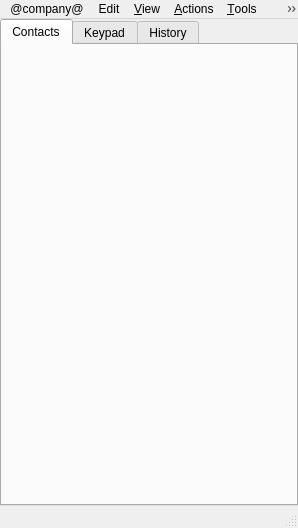
<?xml version="1.0" encoding="UTF-8"?>
<ui version="4.0">
 <class>WengoPhoneWindow</class>
 <widget class="QMainWindow" name="WengoPhoneWindow">
  <property name="geometry">
   <rect>
    <x>0</x>
    <y>0</y>
    <width>298</width>
    <height>528</height>
   </rect>
  </property>
  <property name="windowTitle">
   <string>@product@</string>
  </property>
  <widget class="QWidget" name="centralWidget">
   <property name="autoFillBackground">
    <bool>true</bool>
   </property>
   <layout class="QVBoxLayout">
    <property name="spacing">
     <number>0</number>
    </property>
    <property name="margin">
     <number>0</number>
    </property>
    <item>
     <widget class="QStackedWidget" name="stackedWidget">
      <widget class="QWidget" name="mainPage">
       <layout class="QGridLayout" name="gridLayout">
        <property name="margin">
         <number>0</number>
        </property>
        <property name="spacing">
         <number>0</number>
        </property>
        <item row="0" column="0">
         <widget class="QtProfileBar" name="profileBar"/>
        </item>
        <item row="1" column="0">
         <widget class="QFrame" name="frame">
          <property name="frameShape">
           <enum>QFrame::NoFrame</enum>
          </property>
          <property name="frameShadow">
           <enum>QFrame::Raised</enum>
          </property>
          <layout class="QGridLayout" name="_2">
           <property name="margin">
            <number>0</number>
           </property>
           <property name="spacing">
            <number>0</number>
           </property>
           <item row="1" column="0">
            <widget class="QTabWidget" name="tabWidget">
             <property name="autoFillBackground">
              <bool>false</bool>
             </property>
             <property name="currentIndex">
              <number>0</number>
             </property>
             <widget class="QWidget" name="tabContactList">
              <attribute name="title">
               <string>Contacts</string>
              </attribute>
             </widget>
             <widget class="QWidget" name="tabDialpad">
              <attribute name="title">
               <string>Keypad</string>
              </attribute>
             </widget>
             <widget class="QWidget" name="tabHistory">
              <attribute name="title">
               <string>History</string>
              </attribute>
             </widget>
            </widget>
           </item>
          </layout>
         </widget>
        </item>
        <item row="2" column="0">
         <widget class="QtCallBar" name="callBar" native="true">
          <property name="sizePolicy">
           <sizepolicy hsizetype="Expanding" vsizetype="Fixed">
            <horstretch>0</horstretch>
            <verstretch>0</verstretch>
           </sizepolicy>
          </property>
         </widget>
        </item>
       </layout>
      </widget>
     </widget>
    </item>
   </layout>
  </widget>
  <widget class="QMenuBar" name="menuBar">
   <property name="geometry">
    <rect>
     <x>0</x>
     <y>0</y>
     <width>298</width>
     <height>22</height>
    </rect>
   </property>
   <widget class="QMenu" name="menuHelp">
    <property name="title">
     <string>&amp;Help</string>
    </property>
    <addaction name="actionWengoFAQ"/>
    <addaction name="actionShowWengoForum"/>
    <addaction name="actionReportBug"/>
    <addaction name="actionSuggetsFeature"/>
    <addaction name="actionBillingQuestion"/>
     <addaction name="separator"/>
     <addaction name="actionCheckForUpdate"/>
    <addaction name="separator"/>
     <addaction name="actionShowAbout"/>
   </widget>
   <widget class="QMenu" name="menuContacts">
    <property name="title">
     <string>&amp;View</string>
    </property>
    <widget class="QMenu" name="menuSortContactsBy">
     <property name="title">
      <string>Sort Contacts By</string>
     </property>
     <addaction name="actionAlphabetically"/>
     <addaction name="actionPresence"/>
     <addaction name="actionRandom"/>
    </widget>
    <widget class="QMenu" name="menuGroupContactsBy">
     <property name="title">
      <string>Group Contacts By</string>
     </property>
     <addaction name="actionGroups"/>
     <addaction name="actionNetworks"/>
     <addaction name="actionNone"/>
    </widget>
    <addaction name="actionEditMyProfile"/>
    <addaction name="separator"/>
    <addaction name="menuSortContactsBy"/>
    <addaction name="menuGroupContactsBy"/>
    <addaction name="separator"/>
    <addaction name="actionShowOnlineContacts"/>
    <addaction name="actionShowProfileBar"/>
    <addaction name="actionShowCallBar"/>
    <addaction name="separator"/>
    <addaction name="actionShowAppearance"/>
   </widget>
   <widget class="QMenu" name="menuTools">
    <property name="title">
     <string>&amp;Tools</string>
    </property>
    <widget class="QMenu" name="menuClearHistory">
     <property name="title">
      <string>Clear &amp;History</string>
     </property>
     <addaction name="actionClearOutgoingCalls"/>
     <addaction name="actionClearIncomingCalls"/>
     <addaction name="actionClearMissedCalls"/>
     <addaction name="actionClearRejectedCalls"/>
     <addaction name="actionClearChatSessions"/>
     <addaction name="actionClearSms"/>
     <addaction name="separator"/>
     <addaction name="actionClearAll"/>
    </widget>
    <addaction name="actionShowSetupWizard"/>
    <addaction name="actionShowStore"/>
    <addaction name="separator"/>
    <addaction name="actionToggleVideo"/>
    <addaction name="separator"/>
    <addaction name="menuClearHistory"/>
    <addaction name="separator"/>
    <addaction name="actionShowConfig"/>
   </widget>
   <widget class="QMenu" name="menuWengo">
    <property name="title">
     <string>@company@</string>
    </property>
    <addaction name="actionCloseWindow"/>
    <addaction name="separator"/>
    <addaction name="actionLogOff"/>
    <addaction name="actionQuit"/>
   </widget>
   <widget class="QMenu" name="menuActions">
    <property name="title">
     <string>&amp;Actions</string>
    </property>
    <widget class="QMenu" name="menuAddNetwork">
     <property name="title">
      <string>Add Network</string>
     </property>
    </widget>
    <addaction name="actionAddContact"/>
    <addaction name="actionAddGroup"/>
    <addaction name="menuAddNetwork"/>
    <addaction name="actionManageNetworks"/>
    <addaction name="separator"/>
    <addaction name="actionPlaceCall"/>
    <addaction name="actionCreateConferenceCall"/>
    <addaction name="separator"/>
    <addaction name="actionSendInstantMessage"/>
    <addaction name="actionGroupChat"/>
    <addaction name="actionSendSms"/>
    <addaction name="actionSendGroupTextMessage"/>
    <addaction name="actionSendEmail"/>
    <addaction name="actionSendGroupEmail"/>
    <addaction name="actionSendFile"/>
    <addaction name="actionSendFax"/>
   </widget>
   <widget class="QMenu" name="menuEdit">
    <property name="title">
     <string>Edit</string>
    </property>
    <addaction name="actionCut"/>
    <addaction name="actionCopy"/>
    <addaction name="actionPaste"/>
    <addaction name="actionSelect_All"/>
   </widget>
   <widget class="QMenu" name="menuWindow">
    <property name="title">
     <string>Window</string>
    </property>
    <addaction name="actionMinimize"/>
    <addaction name="actionZoom"/>
    <addaction name="separator"/>
    <addaction name="actionContact_Manager"/>
    <addaction name="separator"/>
    <addaction name="actionVoxOx"/>
   </widget>
   <addaction name="menuWengo"/>
   <addaction name="menuEdit"/>
   <addaction name="menuContacts"/>
   <addaction name="menuActions"/>
   <addaction name="menuTools"/>
   <addaction name="menuWindow"/>
   <addaction name="menuHelp"/>
  </widget>
  <widget class="QStatusBar" name="statusBar"/>
  <action name="actionShowWengoAccount">
   <property name="enabled">
    <bool>false</bool>
   </property>
   <property name="text">
    <string>View My @company@ Account...</string>
   </property>
  </action>
  <action name="actionCloseWindow">
   <property name="text">
    <string notr="true">Close &amp;Window</string>
   </property>
   <property name="shortcut">
    <string>Ctrl+W</string>
   </property>
  </action>
  <action name="actionShowWengoForum">
   <property name="text">
    <string>Forum...</string>
   </property>
  </action>
   <action name="actionShowAbout">
     <property name="text">
       <string>&amp;About...</string>
     </property>
   </action>
   <action name="actionCheckForUpdate">
     <property name="text">
       <string>&amp;Check For Updates...</string>
     </property>
   </action>
   <action name="actionAddContact">
   <property name="text">
    <string>Add &amp;Contact...</string>
   </property>
   <property name="iconText">
    <string>Add</string>
   </property>
   <property name="toolTip">
    <string>Add Contact</string>
   </property>
  </action>
  <action name="actionShowConfig">
   <property name="text">
    <string>&amp;Settings</string>
   </property>
   <property name="shortcut">
    <string>Ctrl+,</string>
   </property>
  </action>
  <action name="actionSendSms">
   <property name="text">
    <string>Send Text Message...</string>
   </property>
   <property name="iconText">
    <string>SMS</string>
   </property>
   <property name="toolTip">
    <string>Send SMS</string>
   </property>
  </action>
  <action name="actionEditMyProfile">
   <property name="text">
    <string>My &amp;Profile...</string>
   </property>
   <property name="iconText">
    <string>View My Profile</string>
   </property>
   <property name="toolTip">
    <string>View My Profile</string>
   </property>
  </action>
  <action name="actionCreateConferenceCall">
   <property name="text">
    <string>Conference Call...</string>
   </property>
   <property name="iconText">
    <string>Conference</string>
   </property>
   <property name="toolTip">
    <string>Start Conference</string>
   </property>
  </action>
  <action name="actionWengoFAQ">
   <property name="text">
    <string>FAQ...</string>
   </property>
   <property name="shortcut">
    <string>F1</string>
   </property>
   <property name="shortcutContext">
    <enum>Qt::ApplicationShortcut</enum>
   </property>
  </action>
  <action name="actionWengoServices">
   <property name="text">
    <string>Learn more about @company@ Services...</string>
   </property>
  </action>
  <action name="actionShowHideOfflineContacts">
   <property name="icon">
    <iconset>
     <normaloff>../../../../../../Documents and Settings/Administrator/.designer/backup</normaloff>../../../../../../Documents and Settings/Administrator/.designer/backup</iconset>
   </property>
   <property name="text">
    <string>Show/Hide Unavailable &amp;Contacts</string>
   </property>
  </action>
  <action name="actionClearChatSessions">
   <property name="text">
    <string>&amp;Chat Sessions</string>
   </property>
  </action>
  <action name="actionClearAll">
   <property name="text">
    <string>&amp;All</string>
   </property>
  </action>
  <action name="actionSearchWengoContact">
   <property name="icon">
    <iconset>
     <normaloff>:/pics/iconbar/search_contact.png</normaloff>:/pics/iconbar/search_contact.png</iconset>
   </property>
   <property name="text">
    <string>&amp;Find Contact...</string>
   </property>
   <property name="iconText">
    <string>Search</string>
   </property>
   <property name="toolTip">
    <string>Find @company@ Contacts</string>
   </property>
  </action>
  <action name="actionAcceptCall">
   <property name="icon">
    <iconset>
     <normaloff>../../../../../../Documents and Settings/Administrator/.designer/backup</normaloff>../../../../../../Documents and Settings/Administrator/.designer/backup</iconset>
   </property>
   <property name="text">
    <string>&amp;Accept</string>
   </property>
  </action>
  <action name="actionHangUpCall">
   <property name="icon">
    <iconset>
     <normaloff>../../../../../../Documents and Settings/Administrator/.designer/backup</normaloff>../../../../../../Documents and Settings/Administrator/.designer/backup</iconset>
   </property>
   <property name="text">
    <string>&amp;HangUp</string>
   </property>
  </action>
  <action name="actionHoldResumeCall">
   <property name="icon">
    <iconset>
     <normaloff>../../../../../../Documents and Settings/Administrator/.designer/backup</normaloff>../../../../../../Documents and Settings/Administrator/.designer/backup</iconset>
   </property>
   <property name="text">
    <string>&amp;Hold/Resume</string>
   </property>
  </action>
  <action name="actionShowHideContactGroups">
   <property name="icon">
    <iconset>
     <normaloff>../../../../../../Documents and Settings/Administrator/.designer/backup</normaloff>../../../../../../Documents and Settings/Administrator/.designer/backup</iconset>
   </property>
   <property name="text">
    <string>Show/Hide &amp;Groups</string>
   </property>
  </action>
  <action name="actionLogOff">
   <property name="text">
    <string>Sign &amp;Out</string>
   </property>
   <property name="iconText">
    <string>Log Off</string>
   </property>
   <property name="toolTip">
    <string>Log Off</string>
   </property>
  </action>
  <action name="actionShowSetupWizard">
   <property name="enabled">
    <bool>false</bool>
   </property>
   <property name="text">
    <string>Setup Wizard...</string>
   </property>
   <property name="toolTip">
    <string>Opens the setup wizard</string>
   </property>
   <property name="menuRole">
    <enum>QAction::NoRole</enum>
   </property>
  </action>
  <action name="actionClearOutgoingCalls">
   <property name="text">
    <string>&amp;Outgoing Calls</string>
   </property>
  </action>
  <action name="actionClearIncomingCalls">
   <property name="text">
    <string>&amp;Incoming Calls</string>
   </property>
  </action>
  <action name="actionClearMissedCalls">
   <property name="text">
    <string>&amp;Missed Calls</string>
   </property>
  </action>
  <action name="actionToggleVideo">
   <property name="checkable">
    <bool>false</bool>
   </property>
   <property name="text">
    <string>Enable/Disable &amp;Video Calls</string>
   </property>
  </action>
  <action name="actionClearSms">
   <property name="text">
    <string>Short Text &amp;Messages (SMS)</string>
   </property>
  </action>
  <action name="actionShowStore">
   <property name="checkable">
    <bool>false</bool>
   </property>
   <property name="enabled">
    <bool>false</bool>
   </property>
   <property name="text">
    <string>Store</string>
   </property>
   <property name="toolTip">
    <string>Store</string>
   </property>
   <property name="shortcut">
    <string/>
   </property>
  </action>
  <action name="actionClearRejectedCalls">
   <property name="text">
    <string>Rejected Calls</string>
   </property>
  </action>
  <action name="actionQuit">
   <property name="text">
    <string>&amp;Quit</string>
   </property>
   <property name="shortcut">
    <string>Ctrl+Q</string>
   </property>
   <property name="shortcutContext">
    <enum>Qt::ApplicationShortcut</enum>
   </property>
  </action>
  <action name="actionToolBarTextUnderIcons">
   <property name="checkable">
    <bool>true</bool>
   </property>
   <property name="text">
    <string>&amp;Text Under Icons</string>
   </property>
  </action>
  <action name="actionToolBarIconsOnly">
   <property name="checkable">
    <bool>true</bool>
   </property>
   <property name="text">
    <string>&amp;Icons Only</string>
   </property>
  </action>
  <action name="actionToolBarHidden">
   <property name="checkable">
    <bool>true</bool>
   </property>
   <property name="text">
    <string>&amp;Hidden</string>
   </property>
  </action>
  <action name="actionProfileBar">
   <property name="checkable">
    <bool>true</bool>
   </property>
   <property name="text">
    <string>Show Profile Bar</string>
   </property>
   <property name="toolTip">
    <string>Shows or hides Status Bar</string>
   </property>
  </action>
  <action name="actionCallBar">
   <property name="checkable">
    <bool>true</bool>
   </property>
   <property name="text">
    <string>Show Call Bar</string>
   </property>
   <property name="toolTip">
    <string>Show or hide Call Bar</string>
   </property>
  </action>
  <action name="actionAddGroup">
   <property name="text">
    <string>Add Group...</string>
   </property>
  </action>
  <action name="actionMSN">
   <property name="icon">
    <iconset resource="../../../resources/wengophone.qrc">
     <normaloff>:/pics/protocols/msn.png</normaloff>:/pics/protocols/msn.png</iconset>
   </property>
   <property name="text">
    <string>MSN</string>
   </property>
  </action>
  <action name="actionMySpaceIM">
   <property name="icon">
    <iconset>
     <normaloff>:/pics/protocols/myspace_off.png</normaloff>:/pics/protocols/myspace_off.png</iconset>
   </property>
   <property name="text">
    <string>MySpaceIM</string>
   </property>
  </action>
  <action name="actionCloseTab">
   <property name="text">
    <string>Close &amp;Tab</string>
   </property>
   <property name="shortcut">
    <string>Ctrl+Shift+W</string>
   </property>
   <property name="shortcutContext">
    <enum>Qt::ApplicationShortcut</enum>
   </property>
  </action>
  <action name="actionManageNetworks">
   <property name="text">
    <string>Manage Networks...</string>
   </property>
  </action>
  <action name="actionPlaceCall">
   <property name="text">
    <string>Place Call...</string>
   </property>
  </action>
  <action name="actionSendInstantMessage">
   <property name="text">
    <string>Send Instant Message...</string>
   </property>
   <property name="visible">
    <bool>false</bool>
   </property>
  </action>
  <action name="actionGroupChat">
   <property name="enabled">
    <bool>false</bool>
   </property>
   <property name="text">
    <string>Group Chat...</string>
   </property>
   <property name="visible">
    <bool>false</bool>
   </property>
  </action>
  <action name="actionSendGroupTextMessage">
   <property name="enabled">
    <bool>false</bool>
   </property>
   <property name="text">
    <string>Send Group Text Message...</string>
   </property>
   <property name="visible">
    <bool>false</bool>
   </property>
  </action>
  <action name="actionSendEmail">
   <property name="text">
    <string>Send Email...</string>
   </property>
  </action>
  <action name="actionSendGroupEmail">
   <property name="enabled">
    <bool>false</bool>
   </property>
   <property name="text">
    <string>Send Group Email...</string>
   </property>
   <property name="visible">
    <bool>false</bool>
   </property>
  </action>
  <action name="actionSendFile">
   <property name="enabled">
    <bool>false</bool>
   </property>
   <property name="text">
    <string>Send File...</string>
   </property>
   <property name="visible">
    <bool>false</bool>
   </property>
  </action>
  <action name="actionSendFax">
   <property name="enabled">
    <bool>false</bool>
   </property>
   <property name="text">
    <string>Send Fax...</string>
   </property>
  </action>
  <action name="actionReportBug">
   <property name="text">
    <string>Report Bug...</string>
   </property>
  </action>
  <action name="actionSuggetsFeature">
   <property name="text">
    <string>Suggest Feature...</string>
   </property>
  </action>
  <action name="actionBillingQuestion">
   <property name="text">
    <string>Contact Support...</string>
   </property>
  </action>
  <action name="actionAppearance">
   <property name="text">
    <string>Appearance...</string>
   </property>
  </action>
  <action name="actionShowOnlineContacts">
   <property name="checkable">
    <bool>true</bool>
   </property>
   <property name="text">
    <string>Show Offline Contacts</string>
   </property>
   <property name="shortcut">
    <string>Ctrl+Shift+O</string>
   </property>
  </action>
  <action name="actionShowAppearance">
   <property name="text">
    <string>Appearance...</string>
   </property>
  </action>
  <action name="actionShowCallBar">
   <property name="checkable">
    <bool>true</bool>
   </property>
   <property name="text">
    <string>Show Call Bar</string>
   </property>
  </action>
  <action name="actionShowProfileBar">
   <property name="checkable">
    <bool>true</bool>
   </property>
   <property name="text">
    <string>Show Profile Bar</string>
   </property>
  </action>
  <action name="actionAlphabetically">
   <property name="checkable">
    <bool>true</bool>
   </property>
   <property name="text">
    <string>Alphabetically</string>
   </property>
  </action>
  <action name="actionPresence">
   <property name="checkable">
    <bool>true</bool>
   </property>
   <property name="text">
    <string>Presence</string>
   </property>
  </action>
  <action name="actionRandom">
   <property name="checkable">
    <bool>true</bool>
   </property>
   <property name="text">
    <string>Random</string>
   </property>
  </action>
  <action name="actionGroups">
   <property name="checkable">
    <bool>true</bool>
   </property>
   <property name="text">
    <string>Groups</string>
   </property>
  </action>
  <action name="actionNetworks">
   <property name="checkable">
    <bool>true</bool>
   </property>
   <property name="text">
    <string>Networks</string>
   </property>
  </action>
  <action name="actionNone">
   <property name="checkable">
    <bool>true</bool>
   </property>
   <property name="text">
    <string>None</string>
   </property>
  </action>
  <action name="actionCut">
   <property name="text">
    <string>Cut</string>
   </property>
  </action>
  <action name="actionCopy">
   <property name="text">
    <string>Copy</string>
   </property>
  </action>
  <action name="actionPaste">
   <property name="text">
    <string>Paste</string>
   </property>
  </action>
  <action name="actionSelect_All">
   <property name="text">
    <string>Select All</string>
   </property>
  </action>
  <action name="actionMinimize">
   <property name="text">
    <string>Minimize</string>
   </property>
  </action>
  <action name="actionZoom">
   <property name="text">
    <string>Zoom</string>
   </property>
  </action>
  <action name="actionContact_Manager">
   <property name="text">
    <string>Contact Manager</string>
   </property>
  </action>
  <action name="actionClose_WIndow">
   <property name="text">
    <string>Close Window</string>
   </property>
  </action>
  <action name="actionVoxOx">
   <property name="text">
    <string>VoxOx</string>
   </property>
  </action>
 </widget>
 <customwidgets>
  <customwidget>
   <class>QtProfileBar</class>
   <extends>QFrame</extends>
   <header>profilebar/QtProfileBar.h</header>
   <container>1</container>
  </customwidget>
  <customwidget>
   <class>QtCallBar</class>
   <extends>QWidget</extends>
   <header>callbar/QtCallBar.h</header>
   <container>1</container>
  </customwidget>
 </customwidgets>
 <resources>
  <include location="../../../resources/wengophone.qrc"/>
  <include location="../../../resources/wengophone.qrc"/>
 </resources>
 <connections/>
</ui>
